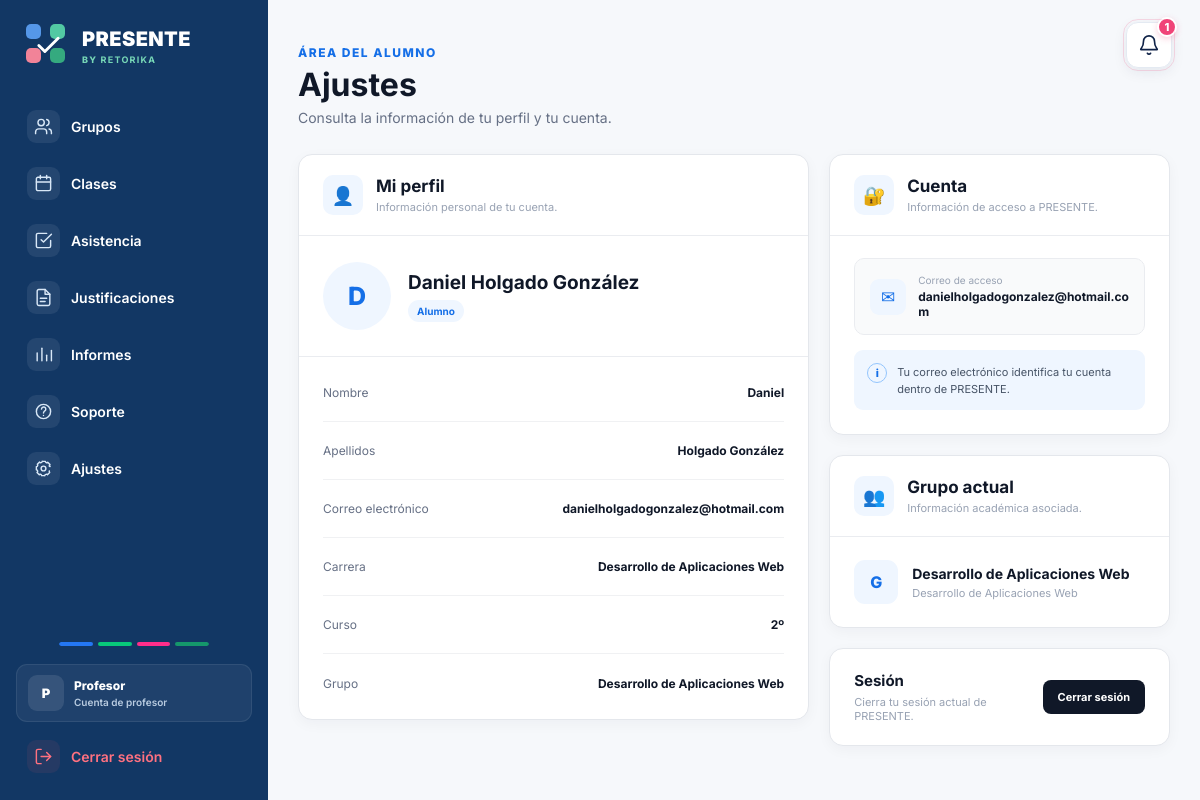
Screenshot of /alumno/ajustes/ (signed in) with the database file from the repository.
### asistencia/models.py (models this page shows, shortened)
class Alumno(models.Model):
    nombre = models.CharField(
        max_length=100
    )
    apellidos = models.CharField(
        max_length=150
    )
    carrera = models.CharField(
        max_length=150
    )
    curso = models.CharField(
        max_length=50
    )
    email = models.EmailField(
        unique=True
    )
    password = models.CharField(
        max_length=128
    )
    foto = models.ImageField(
        upload_to='alumnos/',
        blank=True,
        null=True,
        validators=[validar_foto_perfil]
    )
    grupo = models.ForeignKey(
        Grupo,
        on_delete=models.CASCADE
    )

class Grupo(models.Model):
    COLORES = [
        ('blanco', 'Blanco'),
        ('rosa', 'Rosa'),
        ('rojo', 'Rojo'),
        ('naranja', 'Naranja'),
        ('azul', 'Azul'),
        ('verde', 'Verde'),
        ('amarillo', 'Amarillo'),
        ('violeta', 'Violeta'),
    ]
    nombre = models.CharField(
        max_length=100
    )
    asignatura = models.CharField(
        max_length=150
    )
    profesor = models.ForeignKey(
        Profesor,
        on_delete=models.CASCADE
    )
    color = models.CharField(
        max_length=20,
        choices=COLORES,
        default='blanco'
    )

### asistencia/views.py (the view)
def ajustes_alumno(request):
    alumno_id = request.session.get('alumno_id')
    if not alumno_id:
        return redirect('seleccionar_login')
    alumno = get_object_or_404(
        Alumno,
        id=alumno_id
    )
    return render(
        request,
        'asistencia/ajustes_alumno.html',
        {
            'alumno': alumno
        }
    )

### asistencia/templates/asistencia/ajustes_alumno.html (shortened to what this page needs)
{% extends 'asistencia/base.html' %}
{% block content %}
<section class="pagina-ajustes-alumno">
    <div class="cabecera-ajustes-alumno">
        <p class="etiqueta-ajustes-alumno">
            ÁREA DEL ALUMNO
        </p>
        <h1>
            Ajustes
        </h1>
        <p>
            Consulta la información de tu perfil y tu cuenta.
        </p>
    </div>
    <div class="grid-ajustes-alumno">
        <div class="tarjeta-ajustes-alumno">
            <div class="titulo-tarjeta-ajustes">
                <div class="icono-titulo-ajustes">
                    👤
                </div>
                <div>
                    <h2>Mi perfil</h2>
                    <p>Información personal de tu cuenta.</p>
                </div>
            </div>
            <div class="perfil-ajustes-alumno">
                <div class="foto-ajustes-alumno">
                    {% if alumno.foto %}
                        <img
                            src="{{ alumno.foto.url }}"
                            alt="Foto de perfil"
                        >
                    {% else %}
                        <div class="avatar-sin-foto">
                            {{ alumno.nombre|first|upper }}
                        </div>
                    {% endif %}
                </div>
                <div class="nombre-ajustes-alumno">
                    <h3>
                        {{ alumno.nombre }}
                        {{ alumno.apellidos }}
                    </h3>
                    <span>
                        Alumno
                    </span>
                </div>
            </div>
            <div class="datos-ajustes-alumno">
                <div class="fila-dato-ajustes">
                    <span class="nombre-dato-ajustes">
                        Nombre
                    </span>
                    <strong>
                        {{ alumno.nombre }}
                    </strong>
                </div>
                <div class="fila-dato-ajustes">
                    <span class="nombre-dato-ajustes">
                        Apellidos
                    </span>
                    <strong>
                        {{ alumno.apellidos }}
                    </strong>
                </div>
                <div class="fila-dato-ajustes">
                    <span class="nombre-dato-ajustes">
                        Correo electrónico
                    </span>
                    <strong>
                        {{ alumno.email }}
                    </strong>
                </div>
                <div class="fila-dato-ajustes">
                    <span class="nombre-dato-ajustes">
                        Carrera
                    </span>
                    <strong>
                        {{ alumno.carrera }}
                    </strong>
                </div>
                <div class="fila-dato-ajustes">
                    <span class="nombre-dato-ajustes">
                        Curso
                    </span>
                    <strong>
                        {{ alumno.curso }}
                    </strong>
                </div>
                <div class="fila-dato-ajustes">
                    <span class="nombre-dato-ajustes">
                        Grupo
                    </span>
                    <strong>
                        {% if alumno.grupo %}
                            {{ alumno.grupo.nombre }}
                        {% else %}
                            Sin grupo
                        {% endif %}
                    </strong>
                </div>
            </div>
        </div>
        <div class="columna-ajustes-alumno">
            <div class="tarjeta-ajustes-alumno tarjeta-cuenta-alumno">
                <div class="titulo-tarjeta-ajustes">
                    <div class="icono-titulo-ajustes">
                        🔐
                    </div>
                    <div>
                        <h2>Cuenta</h2>
                        <p>Información de acceso a PRESENTE.</p>
                    </div>
                </div>
                <div class="bloque-info-cuenta">
                    <div class="icono-info-cuenta">
                        ✉
                    </div>
                    <div>
                        <span>
                            Correo de acceso
                        </span>
                        <strong>
                            {{ alumno.email }}
                        </strong>
                    </div>
                </div>
                <div class="aviso-ajustes-alumno">
                    <div>
                        i
                    </div>
                    <p>
                        Tu correo electrónico identifica tu cuenta
                        dentro de PRESENTE.
                    </p>
                </div>
            </div>
            <div class="tarjeta-ajustes-alumno">
                <div class="titulo-tarjeta-ajustes">
                    <div class="icono-titulo-ajustes">
                        👥
                    </div>
                    <div>
                        <h2>Grupo actual</h2>
                        <p>Información académica asociada.</p>
                    </div>
                </div>
                {% if alumno.grupo %}
                    <div class="grupo-ajustes-alumno">
                        <div class="icono-grupo-ajustes">
                            G
                        </div>
                        <div>
                            <h3>
                                {{ alumno.grupo.nombre }}
                            </h3>
                            <p>
                                {{ alumno.grupo.asignatura }}
                            </p>
                        </div>
                    </div>
                {% else %}
                    <div class="sin-grupo-ajustes">
                        <p>
                            Actualmente no estás asociado a ningún grupo.
                        </p>
                    </div>
                {% endif %}
            </div>
            <div class="tarjeta-ajustes-alumno sesion-ajustes-alumno">
                <div>
                    <h2>
                        Sesión
                    </h2>
                    <p>
                        Cierra tu sesión actual de PRESENTE.
                    </p>
                </div>
                <a
                    href="{% url 'logout_alumno' %}"
                    class="boton-cerrar-sesion-ajustes"
                >
                    Cerrar sesión
                </a>
            </div>
        </div>
    </div>
</section>
{% endblock %}

### asistencia/static/asistencia/css/style.css (style rules this page uses)
html, body, button, input, select, textarea { font-family: "Inter", -apple-system, BlinkMacSystemFont, "Segoe UI", sans-serif; }
* { margin: 0; padding: 0; box-sizing: border-box; }
html { width: 100%; overflow-x: hidden; }
body { width: 100%; min-height: 100vh; font-family: "Inter", -apple-system, BlinkMacSystemFont, "Segoe UI", sans-serif; background-color: #f6f8fb; color: #172033; overflow-x: hidden; }

### asistencia/templates/asistencia/base.html (style rules this page uses)
:root { --sidebar-ancho: 268px; --sidebar-fondo: #123764; --sidebar-activo: #20558f; --sidebar-texto: #ffffff; --sidebar-texto-secundario: #b8cbe0; --sidebar-rojo: #ff7180; }
html { min-height: 100%; }
body { min-height: 100vh; margin: 0; }
body, button, input, select, textarea { font-family: "Inter", Arial, sans-serif; }
a { -webkit-tap-highlight-color: transparent; }

### rows the page displays
Alumno: nombre|first "D", nombre "Daniel", apellidos "Holgado González", email "danielholgadogonzalez@hotmail.com", carrera "Desarrollo de Aplicaciones Web", curso "2º", grupo.nombre "Desarrollo de Aplicaciones Web", grupo.asignatura "Desarrollo de Aplicaciones Web"

### other values shown
{{ total_notificaciones_profesor }} "1"
